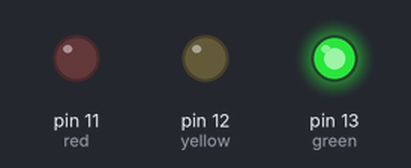
Bench run of a sketch on a simulated Arduino Uno, built with avr-gcc and run on an emulated ATmega328P. On the bench: output pins drawn as LEDs (lit = HIGH).

Above: at 2.5 s.
At 7.5 s:
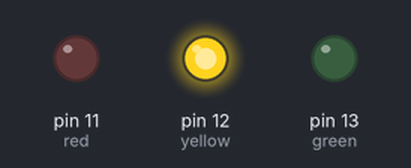
At 12.5 s:
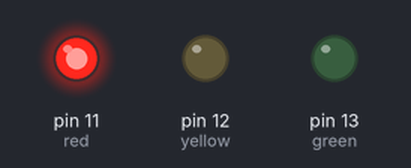
Timing chart, 0 to 19.5 s (numbered marks = the images above):
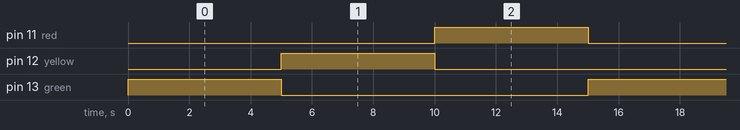

Measured:
- by itself, pin 11 (red), pin 12 (yellow), pin 13 (green): alternates HIGH for 5.0 s and LOW for 10.0 s
- by itself, everything shown: repeats every 15.0 s, in 4 steps

The sketch:

sketch.ino
```cpp
int green = 13;
int red = 11;
int yellow = 12;
void setup() {
  pinMode(green, OUTPUT);
  pinMode(red, OUTPUT);
  pinMode(yellow, OUTPUT);
}

void loop() {
  // put your main code here, to run repeatedly:
  digitalWrite(green, HIGH);
  delay(5000);
  digitalWrite(green, LOW);
  digitalWrite(yellow, HIGH);
  delay(5000);
  digitalWrite(yellow, LOW);
  digitalWrite(red, HIGH);
  delay(5000);
  digitalWrite(red, LOW);
}
```
